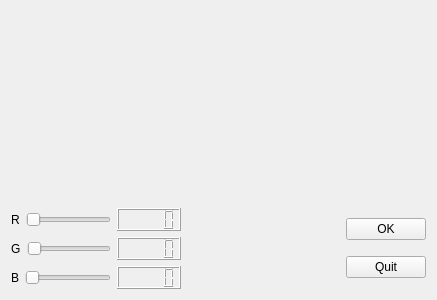
<?xml version="1.0" encoding="UTF-8"?>
<ui version="4.0">
 <class>slider_color</class>
 <widget class="QMainWindow" name="slider_color">
  <property name="geometry">
   <rect>
    <x>0</x>
    <y>0</y>
    <width>437</width>
    <height>300</height>
   </rect>
  </property>
  <property name="windowTitle">
   <string>slider_color</string>
  </property>
  <widget class="QWidget" name="centralWidget">
   <layout class="QGridLayout" name="gridLayout">
    <item row="0" column="0" colspan="3">
     <widget class="QLabel" name="label">
      <property name="text">
       <string/>
      </property>
     </widget>
    </item>
    <item row="1" column="0">
     <layout class="QVBoxLayout" name="verticalLayout_2">
      <item>
       <layout class="QHBoxLayout" name="horizontalLayout">
        <item>
         <widget class="QLabel" name="label_2">
          <property name="text">
           <string>R</string>
          </property>
         </widget>
        </item>
        <item>
         <widget class="QSlider" name="horizontalSlider">
          <property name="maximum">
           <number>255</number>
          </property>
          <property name="orientation">
           <enum>Qt::Horizontal</enum>
          </property>
         </widget>
        </item>
        <item>
         <widget class="QLCDNumber" name="lcdNumber"/>
        </item>
       </layout>
      </item>
      <item>
       <layout class="QHBoxLayout" name="horizontalLayout_2">
        <item>
         <widget class="QLabel" name="label_3">
          <property name="text">
           <string>G</string>
          </property>
         </widget>
        </item>
        <item>
         <widget class="QSlider" name="horizontalSlider_2">
          <property name="maximum">
           <number>255</number>
          </property>
          <property name="orientation">
           <enum>Qt::Horizontal</enum>
          </property>
         </widget>
        </item>
        <item>
         <widget class="QLCDNumber" name="lcdNumber_2"/>
        </item>
       </layout>
      </item>
      <item>
       <layout class="QHBoxLayout" name="horizontalLayout_3">
        <item>
         <widget class="QLabel" name="label_4">
          <property name="text">
           <string>B</string>
          </property>
         </widget>
        </item>
        <item>
         <widget class="QSlider" name="horizontalSlider_3">
          <property name="maximum">
           <number>255</number>
          </property>
          <property name="orientation">
           <enum>Qt::Horizontal</enum>
          </property>
         </widget>
        </item>
        <item>
         <widget class="QLCDNumber" name="lcdNumber_3"/>
        </item>
       </layout>
      </item>
     </layout>
    </item>
    <item row="1" column="1">
     <spacer name="horizontalSpacer">
      <property name="orientation">
       <enum>Qt::Horizontal</enum>
      </property>
      <property name="sizeHint" stdset="0">
       <size>
        <width>144</width>
        <height>20</height>
       </size>
      </property>
     </spacer>
    </item>
    <item row="1" column="2">
     <layout class="QVBoxLayout" name="verticalLayout">
      <item>
       <widget class="QPushButton" name="pushButton">
        <property name="text">
         <string>OK</string>
        </property>
       </widget>
      </item>
      <item>
       <widget class="QPushButton" name="pushButton_2">
        <property name="text">
         <string>Quit</string>
        </property>
       </widget>
      </item>
     </layout>
    </item>
   </layout>
  </widget>
 </widget>
 <layoutdefault spacing="6" margin="11"/>
 <resources/>
 <connections>
  <connection>
   <sender>horizontalSlider</sender>
   <signal>valueChanged(int)</signal>
   <receiver>lcdNumber</receiver>
   <slot>display(int)</slot>
   <hints>
    <hint type="sourcelabel">
     <x>86</x>
     <y>176</y>
    </hint>
    <hint type="destinationlabel">
     <x>133</x>
     <y>178</y>
    </hint>
   </hints>
  </connection>
  <connection>
   <sender>horizontalSlider_2</sender>
   <signal>valueChanged(int)</signal>
   <receiver>lcdNumber_2</receiver>
   <slot>display(int)</slot>
   <hints>
    <hint type="sourcelabel">
     <x>96</x>
     <y>219</y>
    </hint>
    <hint type="destinationlabel">
     <x>147</x>
     <y>217</y>
    </hint>
   </hints>
  </connection>
  <connection>
   <sender>horizontalSlider_3</sender>
   <signal>valueChanged(int)</signal>
   <receiver>lcdNumber_3</receiver>
   <slot>display(int)</slot>
   <hints>
    <hint type="sourcelabel">
     <x>96</x>
     <y>272</y>
    </hint>
    <hint type="destinationlabel">
     <x>151</x>
     <y>272</y>
    </hint>
   </hints>
  </connection>
  <connection>
   <sender>pushButton_2</sender>
   <signal>clicked()</signal>
   <receiver>slider_color</receiver>
   <slot>close()</slot>
   <hints>
    <hint type="sourcelabel">
     <x>392</x>
     <y>255</y>
    </hint>
    <hint type="destinationlabel">
     <x>287</x>
     <y>271</y>
    </hint>
   </hints>
  </connection>
 </connections>
</ui>
